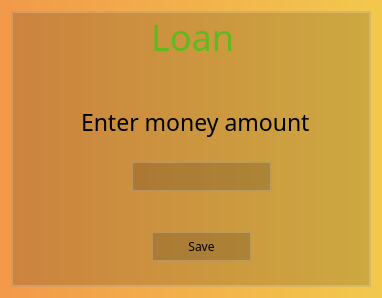
<?xml version="1.0" encoding="UTF-8"?>
<ui version="4.0">
 <class>Dialog</class>
 <widget class="QDialog" name="Dialog">
  <property name="geometry">
   <rect>
    <x>0</x>
    <y>0</y>
    <width>382</width>
    <height>298</height>
   </rect>
  </property>
  <property name="windowTitle">
   <string>Dialog</string>
  </property>
  <property name="styleSheet">
   <string notr="true">background-color: qlineargradient(spread:pad, x1:0, y1:0, x2:1, y2:0, stop:0 #F2994A, stop:1 #F2C94C);
font-family: Poppins</string>
  </property>
  <layout class="QVBoxLayout" name="verticalLayout">
   <item>
    <widget class="QFrame" name="frame">
     <property name="styleSheet">
      <string notr="true">background-color: rgba(0, 0, 0, 40);
border: 2px solid rgba(255, 255, 255, 50);
border-redius: 12px;</string>
     </property>
     <property name="frameShape">
      <enum>QFrame::Shape::StyledPanel</enum>
     </property>
     <property name="frameShadow">
      <enum>QFrame::Shadow::Raised</enum>
     </property>
     <widget class="QLabel" name="label">
      <property name="geometry">
       <rect>
        <x>140</x>
        <y>10</y>
        <width>91</width>
        <height>31</height>
       </rect>
      </property>
      <property name="styleSheet">
       <string notr="true">font_weight: bold;
font-size: 27pt;
background-color: none;
border: none;
color: rgba(70, 192, 22, 0.8)
</string>
      </property>
      <property name="text">
       <string>Loan</string>
      </property>
     </widget>
     <widget class="QLineEdit" name="le_money_amount">
      <property name="geometry">
       <rect>
        <x>120</x>
        <y>150</y>
        <width>141</width>
        <height>31</height>
       </rect>
      </property>
     </widget>
     <widget class="QLabel" name="label_2">
      <property name="geometry">
       <rect>
        <x>70</x>
        <y>90</y>
        <width>241</width>
        <height>41</height>
       </rect>
      </property>
      <property name="styleSheet">
       <string notr="true">font_weight: bold;
font-size: 17pt;
background-color: none;
border: none;
</string>
      </property>
      <property name="text">
       <string>Enter money amount</string>
      </property>
     </widget>
     <widget class="QPushButton" name="save_button">
      <property name="geometry">
       <rect>
        <x>140</x>
        <y>220</y>
        <width>101</width>
        <height>31</height>
       </rect>
      </property>
      <property name="styleSheet">
       <string notr="true">QPushButton:hover{
background-color: rgba(255, 255, 255, 10);
} 

QPushButton:pressed{
background-color: rgba(0, 0, 0, 50);
}</string>
      </property>
      <property name="text">
       <string>Save</string>
      </property>
     </widget>
    </widget>
   </item>
  </layout>
 </widget>
 <resources/>
 <connections/>
</ui>
